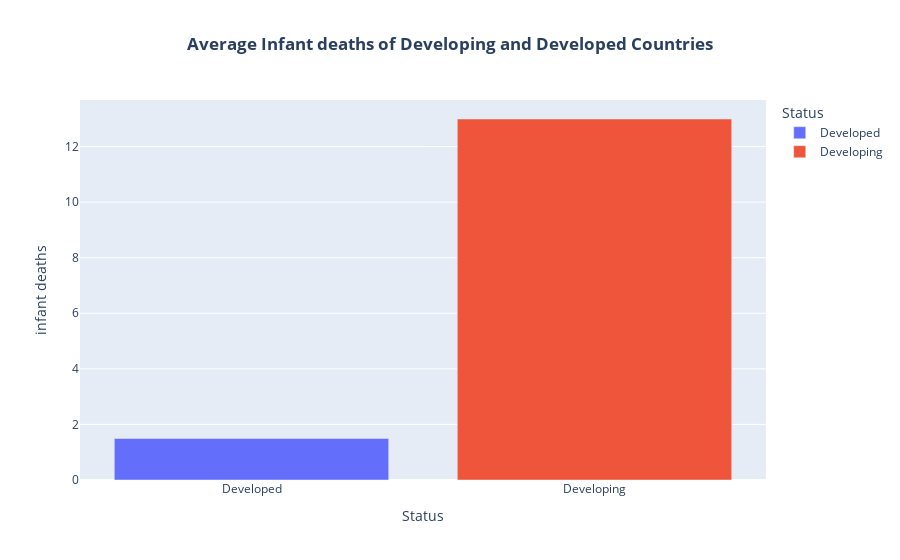

The notebook cell saved with this chart:
### Code cell
#using plotly to visualize Average Infant deaths of Developing and Developed Countries
fig = px.bar(df.groupby('Status', as_index=False).agg({'infant deaths':'mean'}), 
             x='Status', 
             y='infant deaths', 
             color='Status',
             title='Average Infant deaths of Developing and Developed Countries')

# Update layout to center the title
fig.update_layout(title_text='<b>Average Infant deaths of Developing and Developed Countries</b>', title_x=0.5)

# Show the plot
fig.show()

### Figure 1 — Plotly figure (JSON) as saved in the notebook; plotly's stock layout.template omitted (floating-point values rounded to 4 significant figures)
{"data": [{"alignmentgroup": "True", "hovertemplate": "Status=%{x}<br>infant deaths=%{y}<extra></extra>", "legendgroup": "Developed", "marker": {"color": "#636efa", "pattern": {"shape": ""}}, "name": "Developed", "offsetgroup": "Developed", "orientation": "v", "showlegend": true, "textposition": "auto", "type": "bar", "x": ["Developed"], "xaxis": "x", "y": [1.494], "yaxis": "y"}, {"alignmentgroup": "True", "hovertemplate": "Status=%{x}<br>infant deaths=%{y}<extra></extra>", "legendgroup": "Developing", "marker": {"color": "#EF553B", "pattern": {"shape": ""}}, "name": "Developing", "offsetgroup": "Developing", "orientation": "v", "showlegend": true, "textposition": "auto", "type": "bar", "x": ["Developing"], "xaxis": "x", "y": [12.99], "yaxis": "y"}], "layout": {"barmode": "relative", "legend": {"title": {"text": "Status"}, "tracegroupgap": 0}, "title": {"text": "<b>Average Infant deaths of Developing and Developed Countries</b>", "x": 0.5}, "xaxis": {"anchor": "y", "categoryarray": ["Developed", "Developing"], "categoryorder": "array", "domain": [0, 1], "title": {"text": "Status"}}, "yaxis": {"anchor": "x", "domain": [0, 1], "title": {"text": "infant deaths"}}}}
